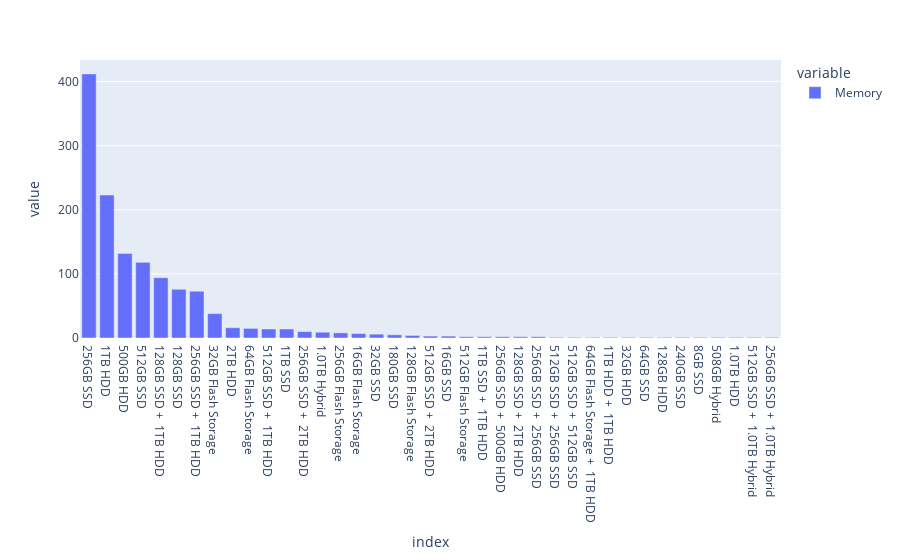

Here is the notebook cell this chart was saved with:
### Code cell
px.bar(lap_price.Memory.value_counts())

### Figure 1 — Plotly figure (JSON) as saved in the notebook; plotly's stock layout.template omitted (floating-point values rounded to 4 significant figures)
{"data": [{"alignmentgroup": "True", "hovertemplate": "variable=Memory<br>index=%{x}<br>value=%{y}<extra></extra>", "legendgroup": "Memory", "marker": {"color": "#636efa", "pattern": {"shape": ""}}, "name": "Memory", "offsetgroup": "Memory", "orientation": "v", "showlegend": true, "textposition": "auto", "type": "bar", "x": ["256GB SSD", "1TB HDD", "500GB HDD", "512GB SSD", "128GB SSD +  1TB HDD", "128GB SSD", "256GB SSD +  1TB HDD", "32GB Flash Storage", "2TB HDD", "64GB Flash Storage", "512GB SSD +  1TB HDD", "1TB SSD", "256GB SSD +  2TB HDD", "1.0TB Hybrid", "256GB Flash Storage", "16GB Flash Storage", "32GB SSD", "180GB SSD", "128GB Flash Storage", "512GB SSD +  2TB HDD", "16GB SSD", "512GB Flash Storage", "1TB SSD +  1TB HDD", "256GB SSD +  500GB HDD", "128GB SSD +  2TB HDD", "256GB SSD +  256GB SSD", "512GB SSD +  256GB SSD", "512GB SSD +  512GB SSD", "64GB Flash Storage +  1TB HDD", "1TB HDD +  1TB HDD", "32GB HDD", "64GB SSD", "128GB HDD", "240GB SSD", "8GB SSD", "508GB Hybrid", "1.0TB HDD", "512GB SSD +  1.0TB Hybrid", "256GB SSD +  1.0TB Hybrid"], "xaxis": "x", "y": [412, 223, 132, 118, 94, 76, 73, 38, 16, 15, 14, 14, 10, 9, 8, 7, 6, 5, 4, 3, 3, 2, 2, 2, 2, 2, 1, 1, 1, 1, 1, 1, 1, 1, 1, 1, 1, 1, 1], "yaxis": "y"}], "layout": {"barmode": "relative", "legend": {"title": {"text": "variable"}, "tracegroupgap": 0}, "margin": {"t": 60}, "xaxis": {"anchor": "y", "domain": [0, 1], "title": {"text": "index"}}, "yaxis": {"anchor": "x", "domain": [0, 1], "title": {"text": "value"}}}}
